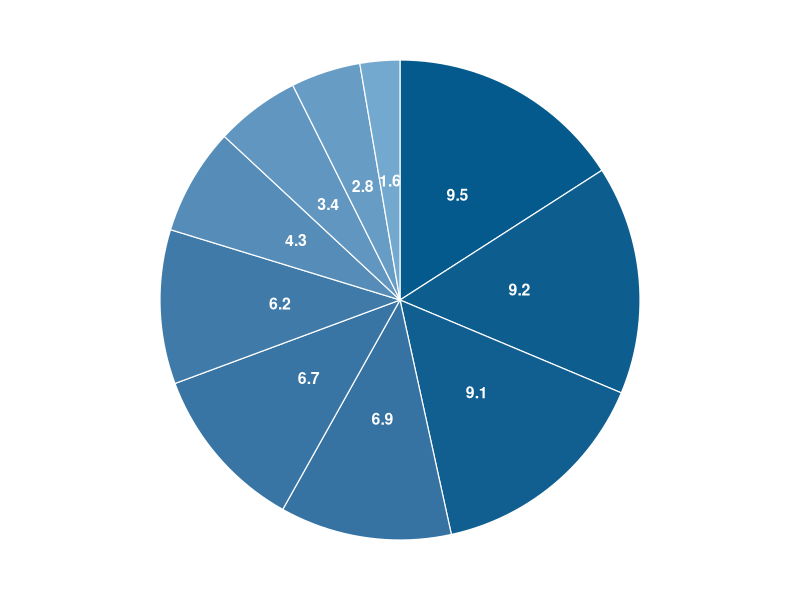

The R script that drew this image:
# Used in: slides-evolutionary-algorithms-1-ea-intro.tex
#
# Creates a roulette-wheel parent-selection diagram. Ten individuals receive
# random positive fitness values, which are converted to proportional sampling
# probabilities and shown as slices of a polar bar chart.

set.seed(1L)

library(data.table)
library(ggplot2)

fitness_dt = data.table(
  individual = factor(seq_len(10L)),
  fitness = round(runif(10L, min = 1, max = 10), 1)
)
fitness_dt[, selection_probability := fitness / sum(fitness)]
setorder(fitness_dt, -fitness)

parent_selection_plot = ggplot(fitness_dt, aes(x = 1, y = selection_probability, fill = fitness)) +
  geom_col(width = 1, color = "white", linewidth = 0.4) +
  geom_text(
    aes(label = fitness),
    color = "white",
    fontface = "bold",
    position = position_stack(vjust = 0.5),
    size = 4
  ) +
  coord_polar(theta = "y", start = 0) +
  scale_fill_gradient(low = "#74a9cf", high = "#045a8d") +
  theme_void(base_size = 12) +
  theme(legend.position = "none")

dir.create("../figure", showWarnings = FALSE)

ggsave("../figure/ea_parent_selection.pdf", parent_selection_plot, width = 5, height = 5)
